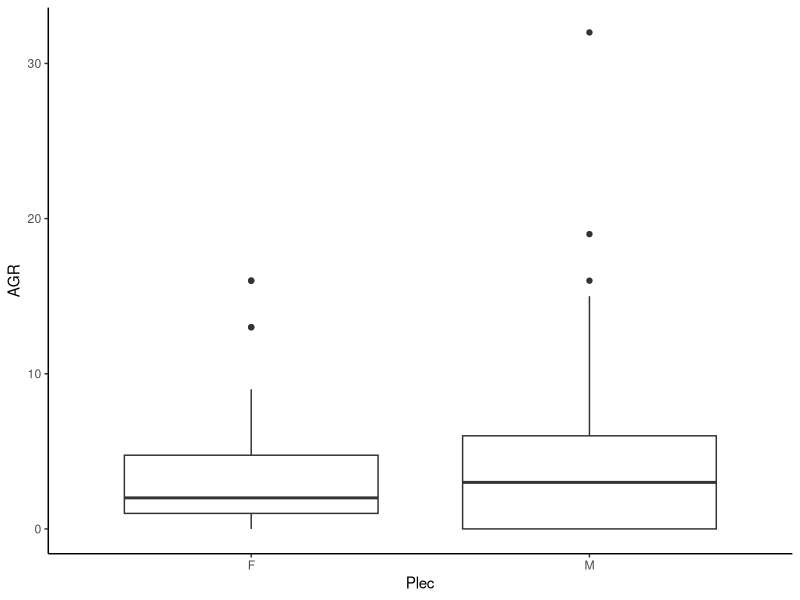
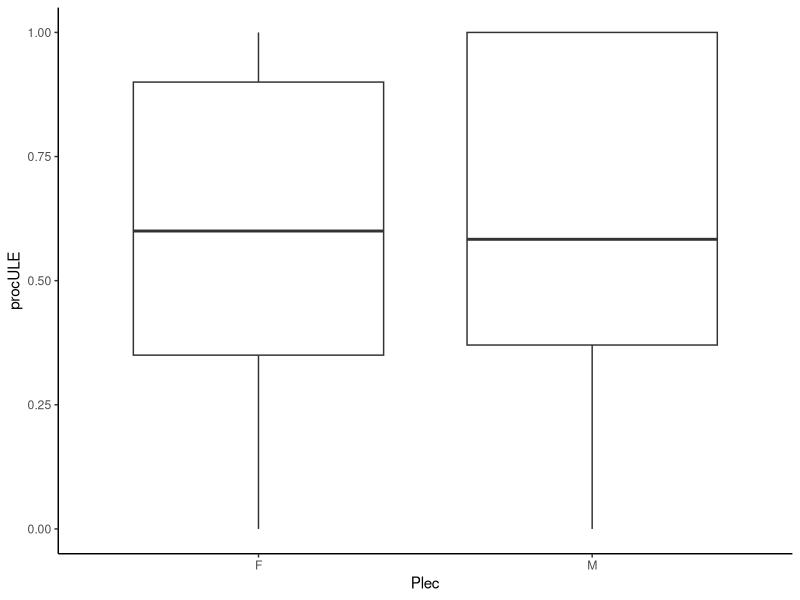
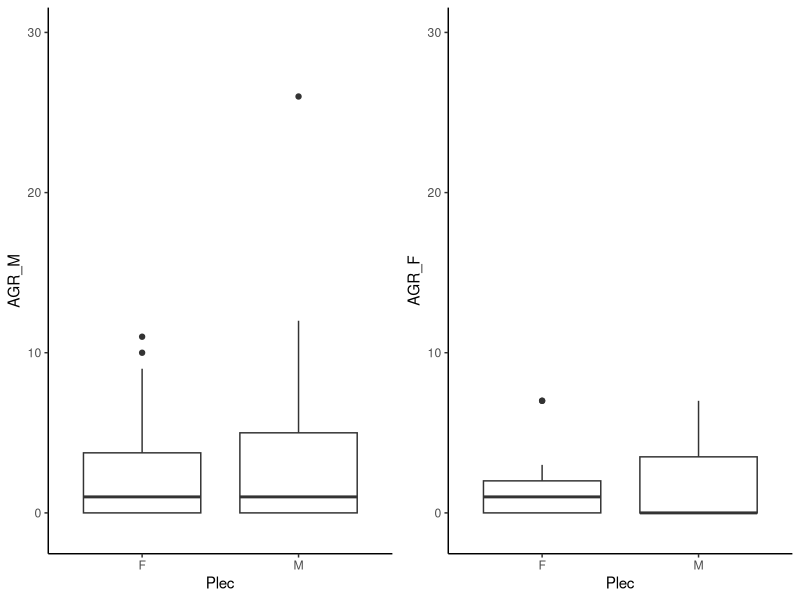

R code for these plots, in order: (Note: this script raises an error after producing the figures.)
# 
# install.packages('tidyverse')
# install.packages('readxl')
# install.packages('gridExtra')

library(tidyverse)
library(readxl)
library(gridExtra)

# wczytaj plik
hier <- read_excel('Hier_MainDB.xlsx')


#sumowanie agresji

hier <- hier %>% mutate(AGR = AGR_F + AGR_M)

# obliczanie % zachowan uleglych


hier <- hier %>% mutate(ULE = ULE_F + ULE_M) %>% 
  mutate(ALL = ULE+AGR) %>% 
  mutate(procULE = ULE/ALL)


# obliczanie przecietnej pozycji (na podstawie mediany)

hier <- hier %>% mutate(POZ = apply(select(., POZ1, POZ2, POZ3, POZ4, POZ5),
                   1, median, na.rm = TRUE))

hier$POZ <-  as.integer(hier$POZ) # zmiana na liczby calkowite


# Porownanie plci pod wzgledem liczby zachowan agresywnych

hier %>% 
  filter(!is.na(Plec)) %>% # odfiltrowanie obserwacji bez plci
  ggplot(aes(x = Plec, y = AGR)) +
  geom_boxplot() +
  theme_classic()



# Porownanie plci pod wzgledem procentu zachowan uleglych


hier %>% 
  filter(!is.na(Plec)) %>% # odfiltrowanie obserwacji bez plci
  ggplot(aes(x = Plec, y = procULE)) +
  geom_boxplot() +
  theme_classic()


# to samo, z uwzglednieniem plci odbiorcy


f1 <- hier %>% 
  filter(!is.na(Plec)) %>% # odfiltrowanie obserwacji bez plci
  ggplot(aes(x = Plec, y = AGR_M)) +
  geom_boxplot() +
  ylim(-1, 30) +
  theme_classic()

f2 <- hier %>% 
  filter(!is.na(Plec)) %>% # odfiltrowanie obserwacji bez plci
  ggplot(aes(x = Plec, y = AGR_F)) +
  geom_boxplot() +
  ylim(-1, 30) +
  theme_classic()

grid.arrange(f1, f2, ncol = 2)


# podsumowanie statystyk opisowych

podsum1 <- hier %>% 
  filter(!is.na(Plec)) %>% 
  group_by(Plec) %>% 
  summarise(mediana.AGR = median(AGR, na.rm = F),
            roz.kwar.AGR = IQR(AGR, na.rm = F),
            mediana.AGR_M = median(AGR_M, na.rm = F),
            roz.kwar.AGR_M = IQR(AGR_M, na.rm = F),
            mediana.AGR_F = median(AGR_F, na.rm = F),
            roz.kwar.AGR_F = IQR(AGR_F, na.rm = F),
            mediana.procULE = median(procULE, na.rm = F),
            roz.kwar.procULE = IQR(procULE, na.rm = F))


View(podsum1)


# test Wilcoxona

wilcox.test(data=hier, AGR ~ Plec)
wilcox.test(data=hier, AGR_M ~ Plec)
wilcox.test(data=hier, AGR_F ~ Plec)
wilcox.test(data=hier, procULE ~ Plec)



# agresja a jedzenie

hier %>% 
  ggplot(aes(y = ZJAD, x = AGR)) +
  geom_point() +
  geom_smooth(method = 'lm') +
  theme_classic()


cor.test(hier$ZJAD, hier$AGR, method = 'spearman')



hier %>% 
  filter(!is.na(Proba)) %>% 
  ggplot(aes(y = AGR, x = Proba)) +
  geom_boxplot() +
  theme_classic()



# Pozycja a agresja


hier %>% 
  filter(!is.na(POZ)) %>% 
  ggplot(aes(x = as.factor(POZ), y = AGR)) +
  geom_boxplot() +
  theme_classic()


kruskal.test(data = hier, AGR~as.factor(POZ))

